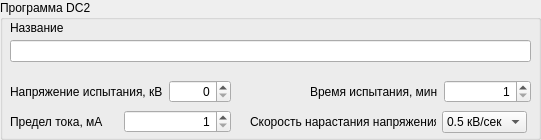
     <widget class="QGroupBox" name="ProgrammControl_8">
      <property name="geometry">
       <rect>
        <x>580</x>
        <y>182</y>
        <width>541</width>
        <height>140</height>
       </rect>
      </property>
      <property name="title">
       <string>Программа DC2</string>
      </property>
      <widget class="QLabel" name="label_64">
       <property name="geometry">
        <rect>
         <x>10</x>
         <y>20</y>
         <width>101</width>
         <height>16</height>
        </rect>
       </property>
       <property name="text">
        <string>Название</string>
       </property>
      </widget>
      <widget class="QLineEdit" name="DC2NameEdit">
       <property name="geometry">
        <rect>
         <x>10</x>
         <y>40</y>
         <width>521</width>
         <height>22</height>
        </rect>
       </property>
       <property name="maxLength">
        <number>100</number>
       </property>
      </widget>
      <widget class="QWidget" name="layoutWidget_21">
       <property name="geometry">
        <rect>
         <x>10</x>
         <y>110</y>
         <width>221</width>
         <height>24</height>
        </rect>
       </property>
       <layout class="QHBoxLayout" name="horizontalLayout_26">
        <item>
         <widget class="QLabel" name="label_65">
          <property name="text">
           <string>Предел тока, мА</string>
          </property>
         </widget>
        </item>
        <item>
         <widget class="QSpinBox" name="DC2CurrentBox">
          <property name="alignment">
           <set>Qt::AlignRight|Qt::AlignTrailing|Qt::AlignVCenter</set>
          </property>
          <property name="minimum">
           <number>1</number>
          </property>
          <property name="maximum">
           <number>200</number>
          </property>
         </widget>
        </item>
       </layout>
      </widget>
      <widget class="QWidget" name="layoutWidget_22">
       <property name="geometry">
        <rect>
         <x>10</x>
         <y>80</y>
         <width>221</width>
         <height>24</height>
        </rect>
       </property>
       <layout class="QHBoxLayout" name="horizontalLayout_27">
        <item>
         <widget class="QLabel" name="label_66">
          <property name="text">
           <string>Напряжение испытания, кВ</string>
          </property>
         </widget>
        </item>
        <item>
         <widget class="QSpinBox" name="DC2VoltageBox">
          <property name="alignment">
           <set>Qt::AlignRight|Qt::AlignTrailing|Qt::AlignVCenter</set>
          </property>
          <property name="maximum">
           <number>100</number>
          </property>
         </widget>
        </item>
       </layout>
      </widget>
      <widget class="QWidget" name="layoutWidget_23">
       <property name="geometry">
        <rect>
         <x>310</x>
         <y>80</y>
         <width>221</width>
         <height>24</height>
        </rect>
       </property>
       <layout class="QHBoxLayout" name="horizontalLayout_28">
        <item>
         <widget class="QLabel" name="label_67">
          <property name="text">
           <string>Время испытания, мин</string>
          </property>
         </widget>
        </item>
        <item>
         <widget class="QSpinBox" name="DC2Time">
          <property name="alignment">
           <set>Qt::AlignRight|Qt::AlignTrailing|Qt::AlignVCenter</set>
          </property>
          <property name="minimum">
           <number>1</number>
          </property>
          <property name="maximum">
           <number>900</number>
          </property>
         </widget>
        </item>
       </layout>
      </widget>
      <widget class="QWidget" name="layoutWidget_24">
       <property name="geometry">
        <rect>
         <x>250</x>
         <y>110</y>
         <width>277</width>
         <height>24</height>
        </rect>
       </property>
       <layout class="QHBoxLayout" name="horizontalLayout_29">
        <item>
         <widget class="QLabel" name="label_68">
          <property name="text">
           <string>Скорость нарастания напряжения</string>
          </property>
         </widget>
        </item>
        <item>
         <widget class="QComboBox" name="DC2AutoSpeedBox">
          <item>
           <property name="text">
            <string>0.5 кВ/сек</string>
           </property>
          </item>
          <item>
           <property name="text">
            <string>1 кВ/сек</string>
           </property>
          </item>
          <item>
           <property name="text">
            <string>2кВ/сек</string>
           </property>
          </item>
         </widget>
        </item>
       </layout>
      </widget>
     </widget>
